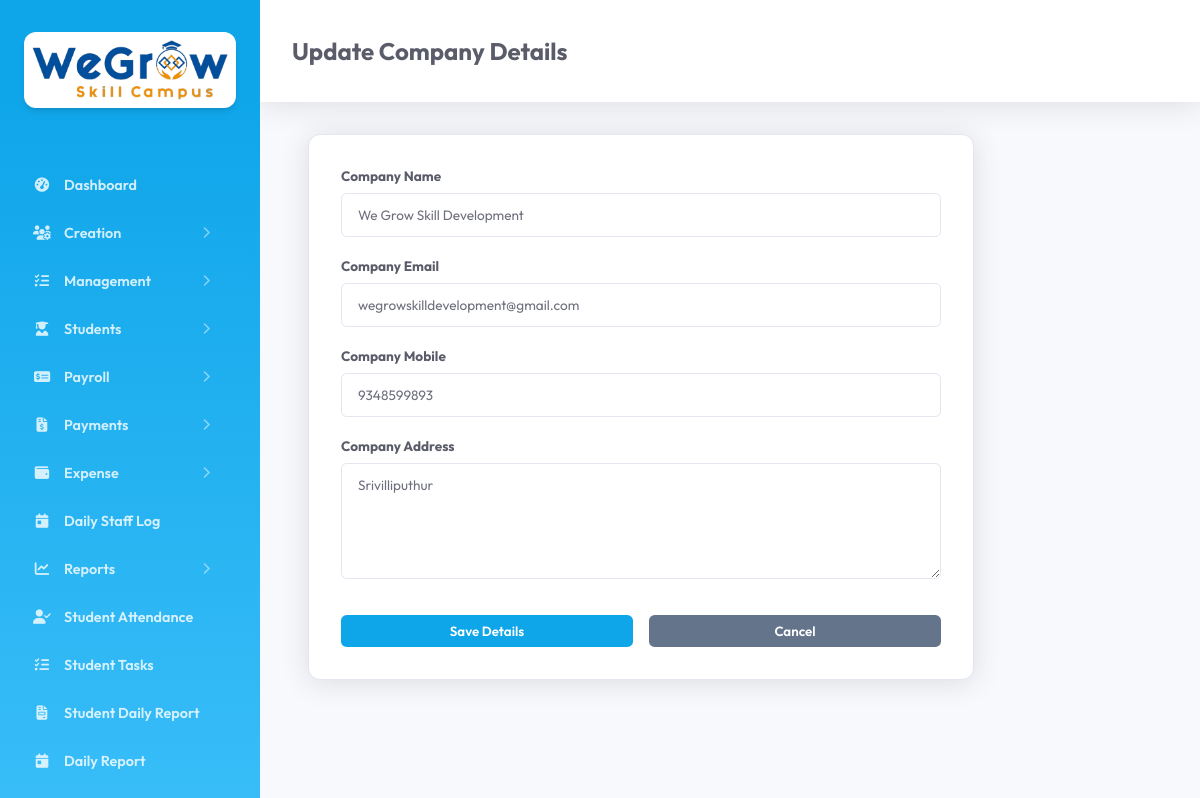
Screenshot of /edit_company.php (signed in) with the database file from the repository.
### tables this page shows
CREATE TABLE `tc_company` (
  `id` int(11) NOT NULL AUTO_INCREMENT,
  `created_date_time` datetime DEFAULT NULL,
  `updated_date_time` datetime DEFAULT NULL,
  `company_id` mediumtext DEFAULT NULL,
  `company_name` mediumtext DEFAULT NULL,
  `company_email` mediumtext DEFAULT NULL,
  `company_mobile` mediumtext DEFAULT NULL,
  `company_address` mediumtext DEFAULT NULL,
  `deleted` int(11) NOT NULL DEFAULT 0,
  `gst` mediumtext DEFAULT NULL,
  `branch` mediumtext DEFAULT NULL,
  `logo_image` mediumtext DEFAULT NULL,
  `company_details` longtext DEFAULT NULL,
  PRIMARY KEY (`id`)
);

### main/basic_functions.php (called while the page is built, shortened)
<?php
    class Basic_Functions extends Database {
        public $con;
        public function getCompanyId() {
            return $_SESSION['company_id'] ?? null;
        }
        public function getTableRecords($table, $field = '', $value = '', $orderby = 'id DESC') {
            $con = $this->con;
            $sql = "SELECT * FROM $table WHERE deleted = :deleted";
            $params = [":deleted" => 0];
            $company_id = $this->getCompanyId();
            if (!empty($field)) {
                $sql .= " AND $field = :$field";
                $params[":$field"] = $value;
            }
            $sql .= " ORDER BY $orderby";
            $stmt = $con->prepare($sql);
            $stmt->execute($params);
            return $stmt->fetchAll();
        }
    }
?>

### edit_company.php (the view, shortened to what this page needs)
<?php require_once 'common_file.php';
$company = $bf->getTableRecords($GLOBALS['company_table'], 'deleted', 0);
$comp = !empty($company) ? $company[0] : null;
?>
<!DOCTYPE html>
<html lang="en">
<head>
    <link rel="stylesheet" href="assets/css/style.css">
</head>
<body>
    <?php include 'sidebar.php'; ?>
    <div class="main-content">
        <div class="header">
            <h2><?php echo $comp ? 'Update Company Details' : 'Set Company Details'; ?></h2>
        </div>
        <div class="module-section" style="max-width: 600px;">
            <form id="companyForm">
                <div class="form-group">
                    <label>Company Name</label>
                    <input type="text" name="company_name" value="<?php echo $comp['company_name'] ?? ''; ?>" required>
                </div>
                <div class="form-group">
                    <label>Company Email</label>
                    <input type="email" name="company_email" value="<?php echo $comp['company_email'] ?? ''; ?>" required>
                </div>
                <div class="form-group">
                    <label>Company Mobile</label>
                    <input type="text" name="company_mobile" value="<?php echo $comp['company_mobile'] ?? ''; ?>" required>
                </div>
                <div class="form-group">
                    <label>Company Address</label>
                    <textarea name="company_address" rows="5"><?php echo $comp['company_address'] ?? ''; ?></textarea>
                </div>
                <div style="display: flex; gap: 1rem; margin-top: 2rem;">
                    <button type="submit" class="btn-add" style="flex: 1;">Save Details</button>
                    <button type="button" class="btn-add" style="flex: 1; background: #64748b;" onclick="window.location.href='company.php'">Cancel</button>
                </div>
            </form>
        </div>
    </div>
</body>
</html>

### assets/css/style.css (style rules this page uses)
:root { --primary: #0ea5e9; --primary-hover: #0284c7; --bg: #f8f9fc; --sidebar-bg: #0ea5e9; --sidebar-gradient: linear-gradient(180deg, #0ea5e9 10%, #38bdf8 100%); --card: #ffffff; --text: #5a5c69; --text-muted: #858796; --border: #e3e6f0; --sidebar-width: 260px; }
body { margin: 0; font-family: 'Outfit', sans-serif; background: var(--bg); color: var(--text); display: flex; min-height: 100vh; overflow-x: hidden; }
.main-content { flex-grow: 1; padding: 2rem 3rem; min-width: 0; }
.module-section { background: var(--card); padding: 2rem; border-radius: 0.75rem; border: 1px solid var(--border); box-shadow: 0 0.15rem 1.75rem 0 rgba(58, 59, 69, 0.15); margin-bottom: 2rem; }
.btn-add, .btn-save { background: var(--primary); color: white; border: none; padding: 0.5rem 1.25rem; border-radius: 0.35rem; cursor: pointer; font-family: inherit; font-weight: 600; transition: background 0.2s; }
.form-group { margin-bottom: 1.25rem; }
.form-group label { display: block; margin-bottom: 0.5rem; color: var(--text); font-weight: 700; font-size: 0.85rem; }
.form-group input, .form-group textarea, .form-group select { width: 100%; padding: 0.75rem 1rem; background: #ffffff; border: 1px solid var(--border); border-radius: 0.35rem; color: #6e707e; box-sizing: border-box; font-family: inherit; font-size: 0.85rem; }
.header { display: flex; justify-content: space-between; align-items: center; margin-bottom: 2rem; background: #fff; padding: 1rem 2rem; margin: -2rem -3rem 2rem -3rem; box-shadow: 0 0.15rem 1.75rem 0 rgba(58, 59, 69, 0.15); }

### rows the page displays
tc_company: company_name "We Grow Skill Development", company_email "wegrowskilldevelopment@gmail.com", company_mobile "9348599893", company_address "Srivilliputhur"

### other values shown
$modules[$page_key] "Dashboard"
$item['title'] "Creation"
$item['title'] "Management"
$item['title'] "Students"
$item['title'] "Payroll"
$item['title'] "Payments"
$item['title'] "Expense"
$modules[$page_key] "Daily Staff Log"
$item['title'] "Reports"
$modules[$page_key] "Student Attendance"
$modules[$page_key] "Student Tasks"
$modules[$page_key] "Student Daily Report"
$modules[$page_key] "Daily Report"
